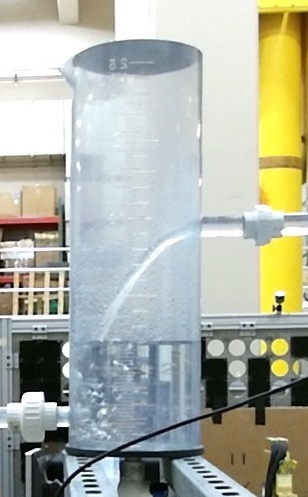
%> input picture tank2_water.jpg, 308 x 497 px
$ octave edge_detection_test_water.m   (GNU Octave 9; MATLAB toolbox functions it lacks are replaced by stand-ins)
%> lines starting %> are read from the running program, lines starting %| are printed output that depends on the picture; in (x1, y1, x2, y2) boxes, pixels count from 0 and x2, y2 are one past the last pixel; in counts of white or black regions, pixels touching at a corner belong together; the program's own positions count from 1
%lshi 8/15
%this test attempts to visualize the segmentation of a singular inventory
%tank in 7 steps
%inventory tank taken from test data on 7/5
close all
clear

% step 1: read image
input = imread('tank2_water.jpg');
%> input is the input picture: size 497x308x3 uint8; mean R, G, B 174, 177.4, 163.9
I = rgb2gray(input);
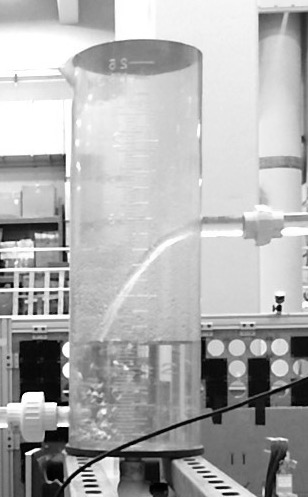
%> I: size 497x308 uint8; min 0, max 255, mean 174.9
figure('Name', 'Original Image');
% imshow(I, 'InitialMagnification', 17);
imshow(I);

% step 2: detect entire cell
[~, threshold] = edge(I, 'sobel');
%> threshold = 0.13
%fudge factor used for sensitivity threshold
fudgeFactor = 0.5;

I_BW = edge(I, 'sobel', threshold * fudgeFactor);
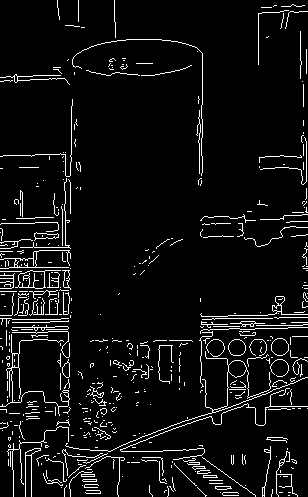
%> I_BW: size 497x308 logical; 6.2% white in thin lines or dots
figure('Name', 'Binary Gradient Mask');
% imshow(I_BW, 'InitialMagnification', 17);
imshow(I_BW);

%step 3: dilate the image
%creates 2 perp. linear struc. elements by using the strel function to fill
%in the gaps
%would likely have to play around with the locations
se90 = strel('line',3,90);
se0 = strel('line',3,0);
BW_dil = imdilate(I_BW,[se90 se0]);
%> BW_dil: size 497x308 logical; 20.7% white; 94 white regions (32 under 20 px), largest, box (x1, y1, x2, y2) and area: (0, 98, 308, 497) 20685, (71, 0, 204, 187) 1312, (82, 381, 118, 442) 968
figure('Name', 'Dilated Gradient Mask');
% imshow(BW_dil, 'InitialMagnification', 17);
imshow(BW_dil);

%step 4: fill in gaps by using imfill method w/ param 'holes'
BW_fill = imfill(BW_dil, 'holes');
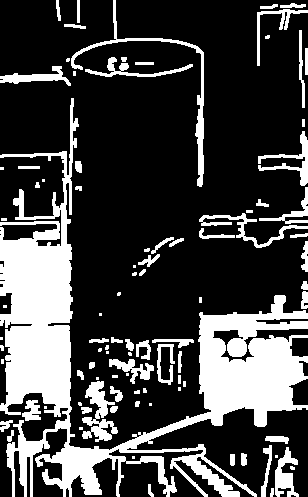
%> BW_fill: size 497x308 logical; 26% white; 93 white regions (31 under 20 px), largest, box (x1, y1, x2, y2) and area: (0, 98, 308, 497) 28652, (71, 0, 204, 187) 1315, (82, 381, 118, 442) 996
figure('Name', 'Binary Image Filled');
% imshow(BW_fill, 'InitialMagnification', 17);
imshow(BW_fill);

%step 5: remove connected objects, this seems to cause issues because of
%light glare, does not clear out things properly
%as a result, set the value =  0 for the moment

clear_value = 4;
BW_noborder = imclearborder(BW_fill, clear_value);
%> BW_noborder: size 497x308 logical; 3.7% white; 74 white regions (31 under 20 px), largest, box (x1, y1, x2, y2) and area: (82, 381, 118, 442) 996, (85, 57, 193, 77) 523, (109, 359, 154, 384) 452
figure('Name', 'Image no border');
% imshow(BW_noborder, 'InitialMagnification', 17);
imshow(BW_noborder)

%step 6: smooth object with diamond struct elem w/ strel function x2
seD = strel('diamond',1);
BW_final = imerode(BW_fill,seD);
%> BW_final: size 497x308 logical; 19.3% white; 111 white regions (56 under 20 px), largest, box (x1, y1, x2, y2) and area: (0, 99, 308, 497) 23630, (72, 39, 203, 186) 616, (276, 448, 298, 497) 426
BW_final = imerode(BW_final,seD);
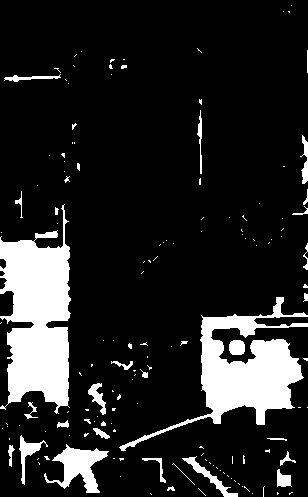
%> BW_final: size 497x308 logical; 14.3% white; 149 white regions (117 under 20 px), largest, box (x1, y1, x2, y2) and area: (0, 204, 71, 414) 9522, (119, 297, 308, 451) 7590, (44, 444, 109, 493) 1346
figure('Name', 'Segmented Image');
% imshow(BW_final, 'InitialMagnification', 17);
imshow(BW_final);

%step 7: finally, visualize segmentation by masking over the original image
% Image_juxt = labeloverlay(I, BW_fill);
Image_juxt = labeloverlay(I, BW_final);
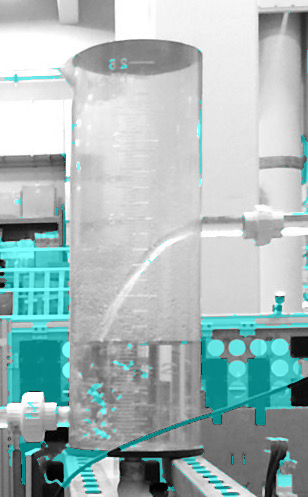
%> Image_juxt: size 497x308x3 uint8; mean R, G, B 166.4, 184.7, 184.7
figure('Name', 'Masked Over Original Image');
% imshow(Image_juxt, 'InitialMagnification', 17);
imshow(Image_juxt);

%in addition to the mask overall, we could also include an outline
% BW_outline = bwperim(BW_fill);
BW_outline = bwperim(BW_final);
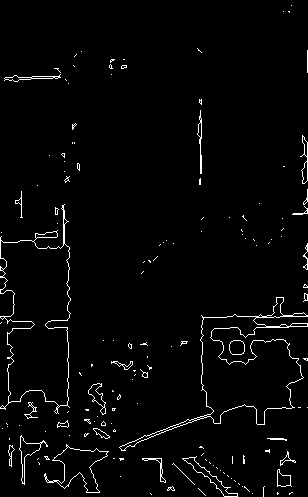
%> BW_outline: size 497x308 logical; 2.6% white in thin lines or dots
Segout = I;
Segout(BW_outline) = 255;
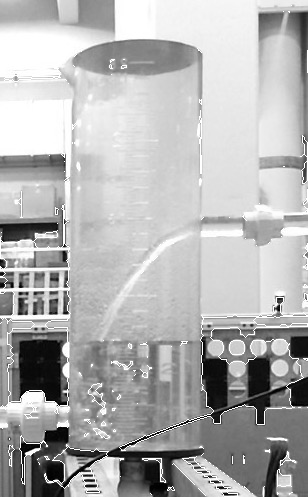
%> Segout: size 497x308 uint8; 2.58% of pixels changed, all inside (x1, y1, x2, y2) = (0, 5, 308, 497)
figure('Name', 'Outlined Original Image');
% imshow(Segout, 'InitialMagnification', 17)
imshow(Segout);

$ run again, with WIN_20190613_13_43_38_Pro.jpg copied over tank2_water.jpg
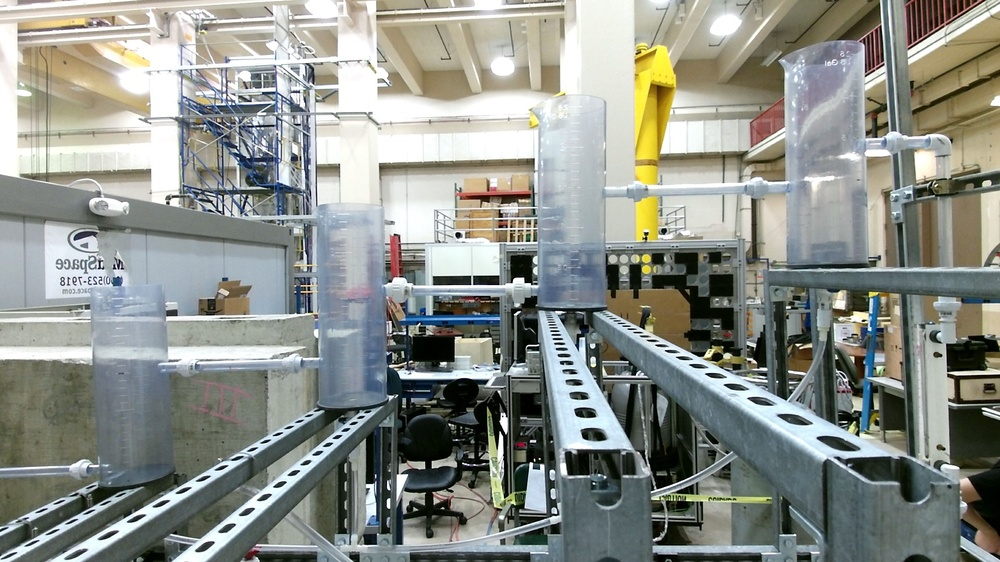
%> input picture WIN_20190613_13_43_38_Pro.jpg, 1000 x 562 px, shrunk from 1920 x 1080 before the run
%> input is the input picture: size 562x1000x3 uint8; mean R, G, B 141.3, 145.1, 138.4
%> threshold = 0.176
%> `I_BW = edge(I, 'sobel', threshold * fudgeFactor);`:
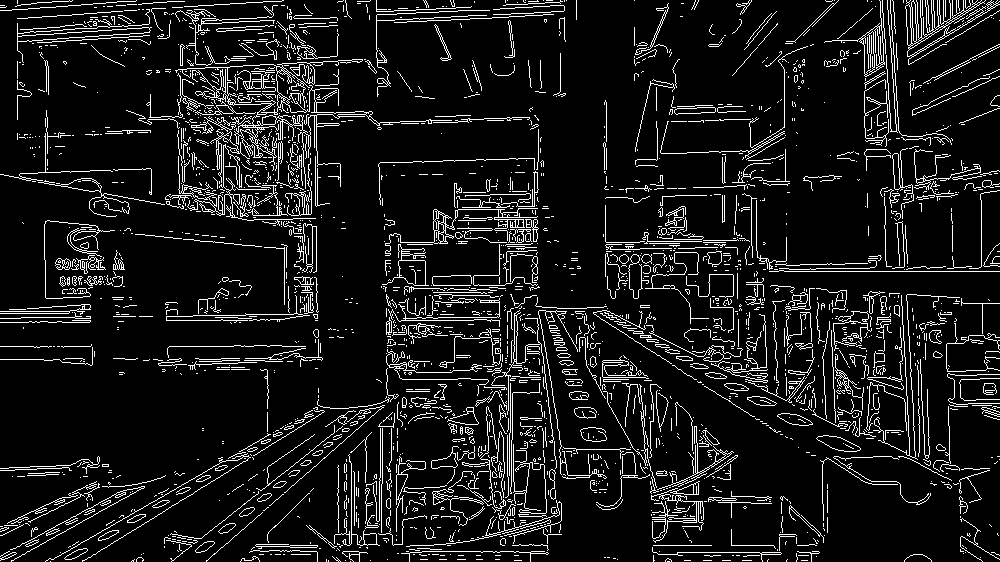
%> I_BW: size 562x1000 logical; 9.6% white in thin lines or dots
%> BW_dil: size 562x1000 logical; 31% white; 308 white regions (100 under 20 px), largest, box (x1, y1, x2, y2) and area: (0, 0, 1000, 562) 104671, (602, 0, 1000, 334) 17155, (305, 401, 428, 562) 4452
%> BW_fill: size 562x1000 logical; 45.6% white; 269 white regions (85 under 20 px), largest, box (x1, y1, x2, y2) and area: (0, 0, 1000, 562) 174444, (602, 0, 1000, 334) 21690, (634, 43, 815, 191) 6658
%> BW_noborder: size 562x1000 logical; 6.8% white; 232 white regions (75 under 20 px), largest, box (x1, y1, x2, y2) and area: (634, 43, 815, 191) 6658, (43, 219, 126, 300) 4847, (16, 7, 167, 121) 3806
%> BW_outline: size 562x1000 logical; 3.2% white in thin lines or dots
%> `Segout(BW_outline) = 255;`:
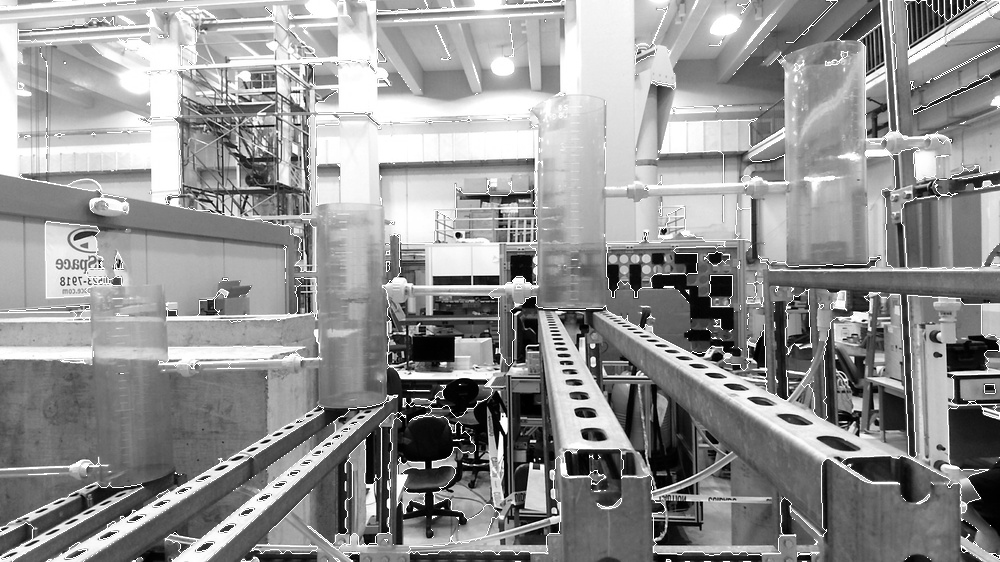
%> Segout: size 562x1000 uint8; min 0, max 255, mean 146.6

$ run again, with WIN_20190628_17_23_24_Pro.jpg copied over tank2_water.jpg
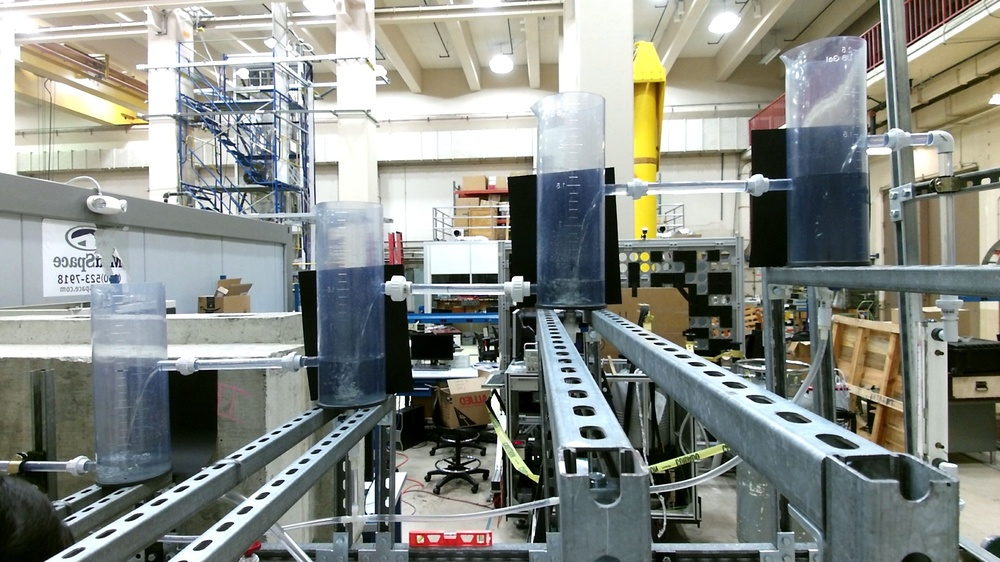
%> input picture WIN_20190628_17_23_24_Pro.jpg, 1000 x 562 px, shrunk from 1920 x 1080 before the run
%> input is the input picture: size 562x1000x3 uint8; mean R, G, B 136, 140, 133.9
%> threshold = 0.173
%> `I_BW = edge(I, 'sobel', threshold * fudgeFactor);`:
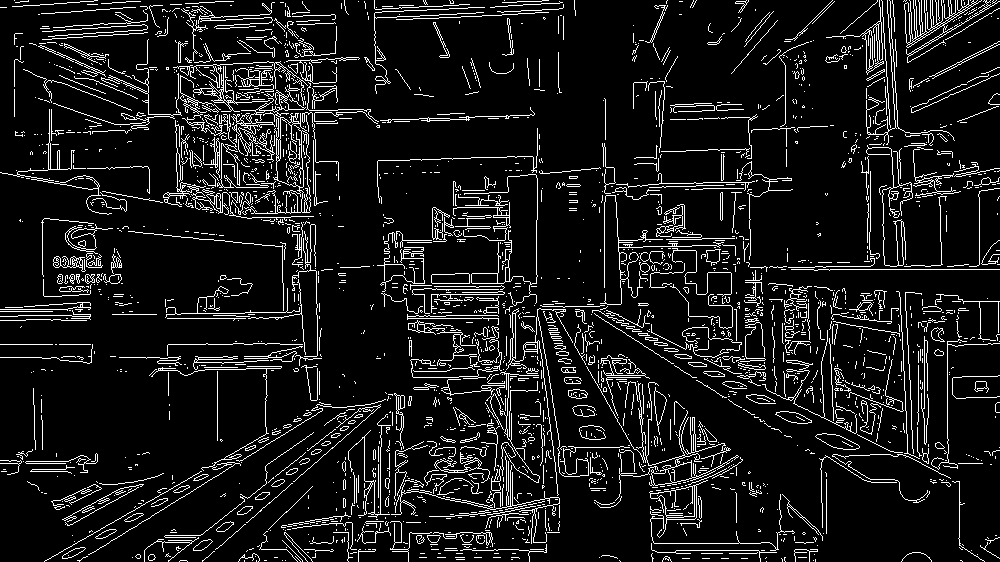
%> I_BW: size 562x1000 logical; 9.5% white in thin lines or dots
%> BW_dil: size 562x1000 logical; 30.8% white; 310 white regions (121 under 20 px), largest, box (x1, y1, x2, y2) and area: (0, 0, 1000, 562) 138836, (902, 0, 1000, 64) 3208, (40, 217, 124, 298) 3182
%> BW_fill: size 562x1000 logical; 47.7% white; 253 white regions (94 under 20 px), largest, box (x1, y1, x2, y2) and area: (0, 0, 1000, 562) 233309, (40, 217, 124, 298) 4900, (902, 0, 1000, 64) 3503
%> BW_noborder: size 562x1000 logical; 3.5% white; 217 white regions (89 under 20 px), largest, box (x1, y1, x2, y2) and area: (40, 217, 124, 298) 4900, (50, 472, 165, 527) 1755, (669, 101, 745, 114) 678
%> BW_outline: size 562x1000 logical; 3.1% white in thin lines or dots
%> `Segout(BW_outline) = 255;`:
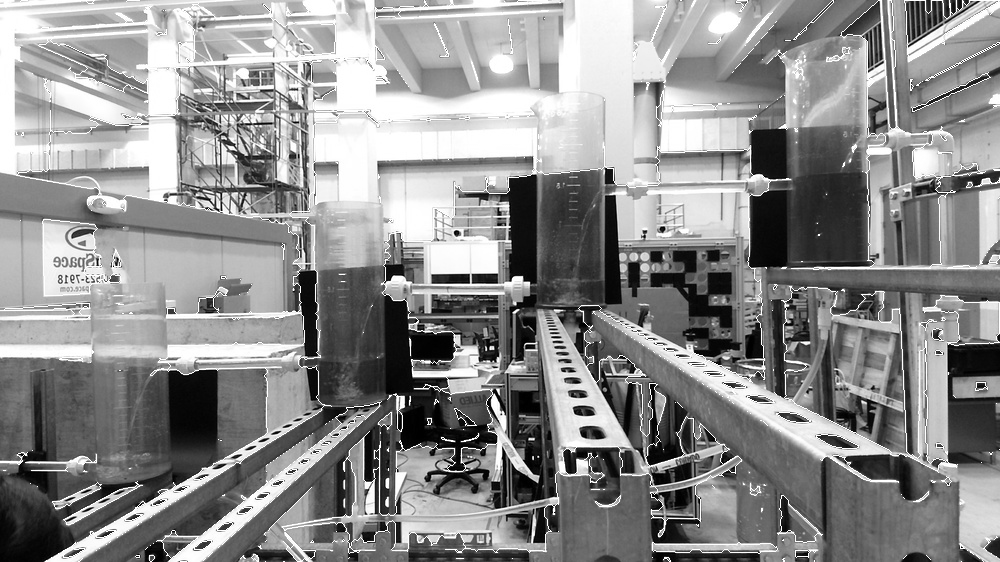
%> Segout: size 562x1000 uint8; min 0, max 255, mean 141.4
